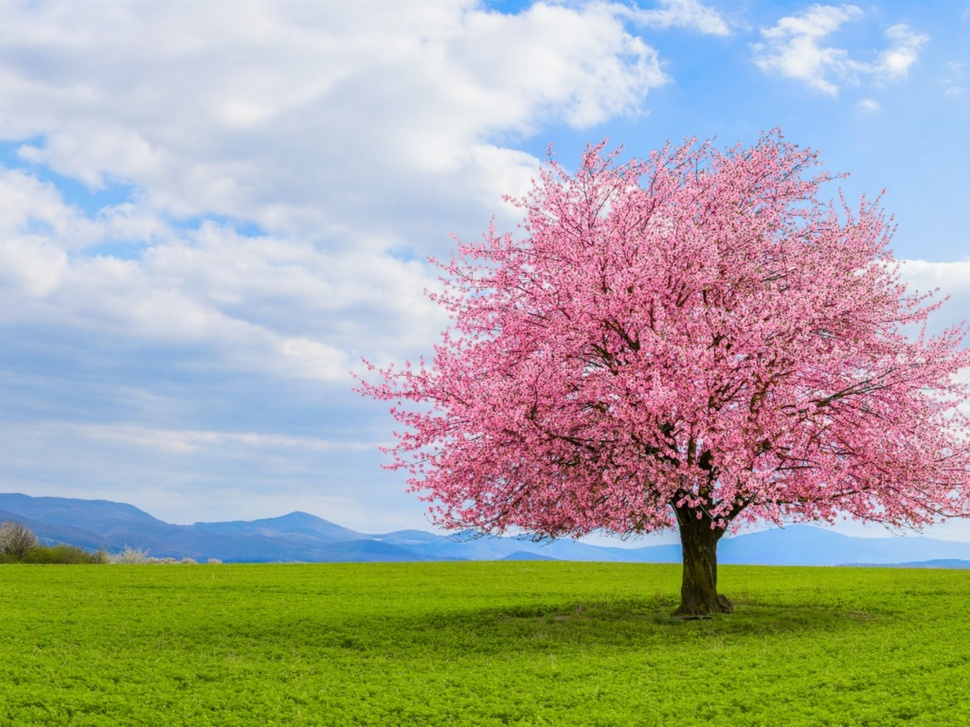
#> input picture media/landscape.jpg, 970 x 727 px, shrunk from 1600 x 1200 before the run
$ python vaja3.py
#> lines starting #> are read from the running program, lines starting #| are printed output that depends on the picture
from curses.ascii import ESC
from math import sqrt
from numba import jit
import time
import cv2
import numpy as np

# Stevilo iteracij
numIterations = 5
# Stevilo skupin
numK = 2
# Velikost kvadratkov v paleti
paletteBoxSize=30

inputImage = cv2.imread('media/landscape.jpg', cv2.IMREAD_COLOR)
#> inputImage is the input picture: shape (727, 970, 3); mean B, G, R 159, 169.3, 168.1

@jit(nopython=True)
def euclidianDistance(point1, point2):
    distance = sqrt((point1[0]-point2[0])**2 + (point1[1]-point2[1])**2 + (point1[2]-point2[2])**2)
    return distance

@jit(nopython=True)
def bestFit(pixel, options):
    bestDistance = 999999
    best = 0
    for i in range(len(options)):
        distance = euclidianDistance(options[i], pixel)
        if(distance < bestDistance):
            bestDistance = distance
            best = i

    return best

@jit(nopython=True)
def sumPixels(image, sums, counts, indexes):
    for x in range(image.shape[0]):
        for y in range(image.shape[1]):
            selected = bestFit(image[x][y], indexes)
            sums[selected] = np.array([sums[selected][0]+image[x][y][0],sums[selected][1]+image[x][y][1],sums[selected][2]+image[x][y][2]])
            counts[selected] += 1

def updateMedians(image, medians):
    # ustvarim arraye
    medianSums = np.array([np.array([0,0,0]) for _ in range(numK)])
    medianCounts = np.array([0]*numK)

    # sestejem vse pixle
    sumPixels(image, medianSums, medianCounts, medians)

    # nastavim mediane na nove vrednosti
    for i in range(len(medians)):
        medians[i] = np.divide(medianSums[i], medianCounts[i])

def calcMedians(image):

    # zacetne tocke
    #medians=[[0,0,0], [20,20,20], [255,255,255]]
    medians=np.array([[0,0,0] for _ in range(numK)])
    for i in range(1,numK+1):
        value = i * (255/(numK+1))
        medians[(i-1)]=np.asarray([value, value, value])

    # racunanje median
    for i in range(numIterations):
        updateMedians(image, medians)

    return medians

@jit(nopython=True)
def reduceImage(image, colors):
    for x in range(image.shape[0]):
        for y in range(image.shape[1]):
            image[x][y] = colors[bestFit(image[x][y], colors)]
    return image

def makePalet(colors):
    if len(colors) < 1:
        return []
    first_color = ( int (colors[0] [ 0 ] ), int (colors[0] [ 1 ] ), int (colors[0] [ 2 ] ))
    pallet = np.hstack([cv2.rectangle(np.zeros((paletteBoxSize, paletteBoxSize, 3), np.uint8), (0,0),(paletteBoxSize-1,paletteBoxSize-1), first_color, -1)])
    for i in range(1,len(colors)):
        square = (  int (colors[i][0]),
                    int (colors[i][1]),
                    int (colors[i][2]))
        pallet = np.hstack([
            pallet,
            cv2.rectangle(np.zeros((paletteBoxSize, paletteBoxSize, 3), np.uint8), (0,0),(paletteBoxSize-1,paletteBoxSize-1), square, -1)
        ])

    return pallet

if __name__ == "__main__":
    start_time = time.time()

    #ustvarim kopijo
    outputImage = np.copy(inputImage)

    # zracunam mediane
    medians = calcMedians(outputImage)
#> medians = [[35, 121, 122], [218, 192, 190]]

    # barve prilagodim medianam
    outputImage = reduceImage(outputImage, medians)
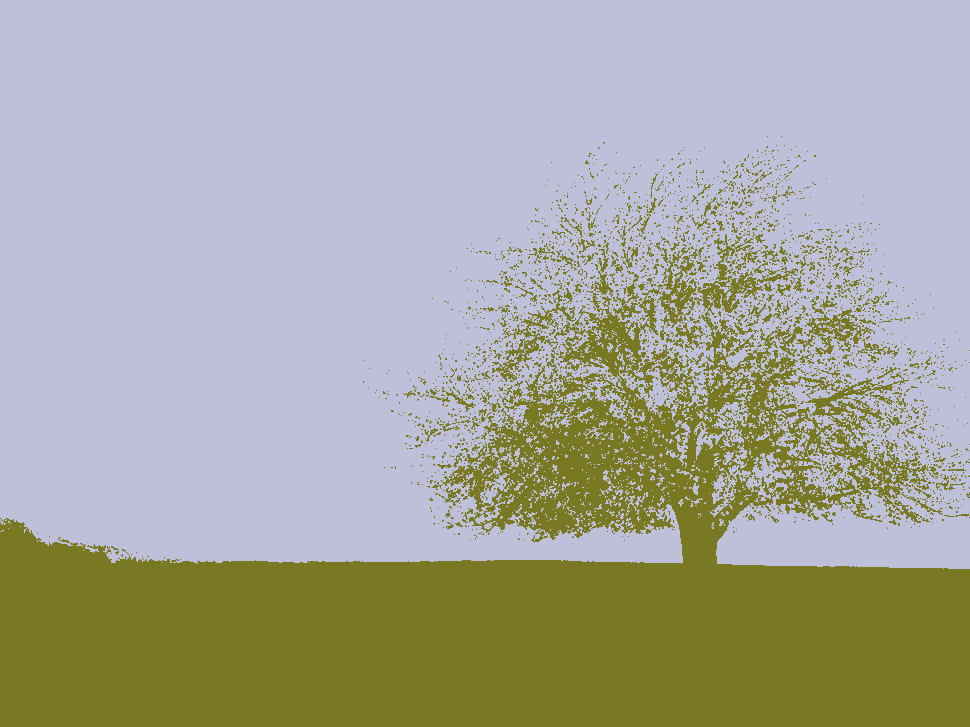
#> outputImage: shape (727, 970, 3); mean B, G, R 158.4, 168.9, 167.8

    # sestavim barvne kvadratke za prikaz uporabljenih barv
    colors = makePalet(medians)
#> in makePalet, `first_color = ( int (colors[0] [ 0 ] ), int (colors[0] [ 1 ] ), int (c..`: first_color = (35, 121, 122)
#> in makePalet, `pallet = np.hstack([cv2.rectangle(np.zeros((paletteBoxSize, paletteBox..`:
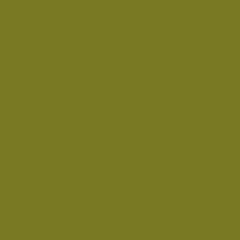
#> pallet: shape (30, 30, 3) (shown 8 times larger); mean of channels 0, 1, 2 35, 121, 122; drawn as B, G, R
#> the loop in makePalet, `for i in range(1,len(colors)):` made 1 pass
#> pass 1, in makePalet, `pallet = np.hstack([ pallet, cv2.rectangle(np.zeros((paletteBoxSize, p..`:
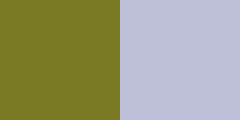
#> pallet: shape (30, 60, 3) (shown 4 times larger); mean of channels 0, 1, 2 126.5, 156.5, 156; drawn as B, G, R

    print(f"Generated in {round(time.time()-start_time, 2)}s")

    cv2.namedWindow("Colors")
    cv2.namedWindow("Pasterized")
    cv2.namedWindow("Original")

    c = '0'
    while c != ESC:
        cv2.imshow("Colors", colors)
        cv2.imshow("Pasterized", outputImage)
        cv2.imshow("Original", inputImage)
        c = cv2.waitKey(500)
#> (key Esc is pressed here)

    cv2.destroyAllWindows()
